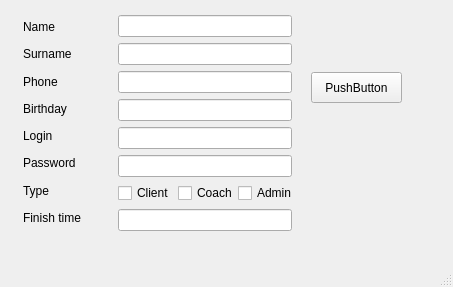
<?xml version="1.0" encoding="UTF-8"?>
<ui version="4.0">
 <class>AddClient</class>
 <widget class="QMainWindow" name="AddClient">
  <property name="geometry">
   <rect>
    <x>0</x>
    <y>0</y>
    <width>453</width>
    <height>287</height>
   </rect>
  </property>
  <property name="windowTitle">
   <string>MainWindow</string>
  </property>
  <widget class="QWidget" name="centralwidget">
   <widget class="QPushButton" name="ok">
    <property name="geometry">
     <rect>
      <x>311</x>
      <y>72</y>
      <width>91</width>
      <height>31</height>
     </rect>
    </property>
    <property name="text">
     <string>PushButton</string>
    </property>
   </widget>
   <widget class="QWidget" name="layoutWidget">
    <property name="geometry">
     <rect>
      <x>118</x>
      <y>15</y>
      <width>174</width>
      <height>220</height>
     </rect>
    </property>
    <layout class="QVBoxLayout" name="verticalLayout">
     <item>
      <widget class="QLineEdit" name="name"/>
     </item>
     <item>
      <widget class="QLineEdit" name="surname"/>
     </item>
     <item>
      <widget class="QLineEdit" name="phone"/>
     </item>
     <item>
      <widget class="QLineEdit" name="birthday"/>
     </item>
     <item>
      <widget class="QLineEdit" name="login"/>
     </item>
     <item>
      <widget class="QLineEdit" name="password"/>
     </item>
     <item>
      <layout class="QHBoxLayout" name="horizontalLayout">
       <item>
        <widget class="QCheckBox" name="clientBox">
         <property name="text">
          <string>Client</string>
         </property>
        </widget>
       </item>
       <item>
        <widget class="QCheckBox" name="coachBox">
         <property name="text">
          <string>Coach</string>
         </property>
        </widget>
       </item>
       <item>
        <widget class="QCheckBox" name="adminBox">
         <property name="text">
          <string>Admin</string>
         </property>
        </widget>
       </item>
      </layout>
     </item>
     <item>
      <widget class="QLineEdit" name="finish_time"/>
     </item>
    </layout>
   </widget>
   <widget class="QWidget" name="layoutWidget">
    <property name="geometry">
     <rect>
      <x>23</x>
      <y>16</y>
      <width>78</width>
      <height>212</height>
     </rect>
    </property>
    <layout class="QVBoxLayout" name="verticalLayout_2">
     <item>
      <widget class="QLabel" name="label">
       <property name="text">
        <string>Name</string>
       </property>
      </widget>
     </item>
     <item>
      <widget class="QLabel" name="label_2">
       <property name="text">
        <string>Surname</string>
       </property>
      </widget>
     </item>
     <item>
      <widget class="QLabel" name="label_3">
       <property name="text">
        <string>Phone</string>
       </property>
      </widget>
     </item>
     <item>
      <widget class="QLabel" name="label_4">
       <property name="text">
        <string>Birthday</string>
       </property>
      </widget>
     </item>
     <item>
      <widget class="QLabel" name="label_5">
       <property name="text">
        <string>Login</string>
       </property>
      </widget>
     </item>
     <item>
      <widget class="QLabel" name="label_6">
       <property name="text">
        <string>Password</string>
       </property>
      </widget>
     </item>
     <item>
      <widget class="QLabel" name="label_7">
       <property name="text">
        <string>Type</string>
       </property>
      </widget>
     </item>
     <item>
      <widget class="QLabel" name="label_8">
       <property name="text">
        <string>Finish time</string>
       </property>
      </widget>
     </item>
    </layout>
   </widget>
  </widget>
  <widget class="QMenuBar" name="menubar">
   <property name="geometry">
    <rect>
     <x>0</x>
     <y>0</y>
     <width>453</width>
     <height>21</height>
    </rect>
   </property>
  </widget>
  <widget class="QStatusBar" name="statusbar"/>
 </widget>
 <resources/>
 <connections/>
</ui>
